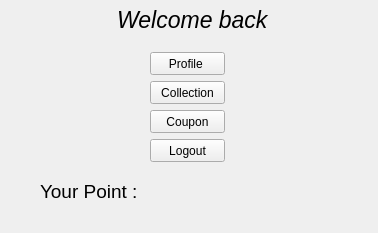
<?xml version="1.0" encoding="UTF-8"?>
<ui version="4.0">
 <class>Costumerprofile</class>
 <widget class="QWidget" name="Costumerprofile">
  <property name="geometry">
   <rect>
    <x>0</x>
    <y>0</y>
    <width>378</width>
    <height>233</height>
   </rect>
  </property>
  <property name="windowTitle">
   <string>Costumerprofile</string>
  </property>
  <property name="styleSheet">
   <string notr="true"/>
  </property>
  <widget class="QWidget" name="verticalLayoutWidget_2">
   <property name="geometry">
    <rect>
     <x>240</x>
     <y>-40</y>
     <width>2</width>
     <height>2</height>
    </rect>
   </property>
   <layout class="QVBoxLayout" name="verticalLayout_2"/>
  </widget>
  <widget class="QPushButton" name="Couponcost">
   <property name="geometry">
    <rect>
     <x>150</x>
     <y>110</y>
     <width>75</width>
     <height>23</height>
    </rect>
   </property>
   <property name="text">
    <string>Coupon</string>
   </property>
  </widget>
  <widget class="QLabel" name="welcomemsg">
   <property name="geometry">
    <rect>
     <x>100</x>
     <y>0</y>
     <width>191</width>
     <height>41</height>
    </rect>
   </property>
   <property name="font">
    <font>
     <family>MS Shell Dlg 2</family>
     <pointsize>17</pointsize>
     <weight>75</weight>
     <bold>true</bold>
    </font>
   </property>
   <property name="text">
    <string>&lt;html&gt;&lt;head/&gt;&lt;body&gt;&lt;p align=&quot;center&quot;&gt;&lt;span style=&quot; font-weight:400; font-style:italic; color:#000000;&quot;&gt;Welcome back &lt;/span&gt;&lt;/p&gt;&lt;/body&gt;&lt;/html&gt;</string>
   </property>
   <property name="textFormat">
    <enum>Qt::AutoText</enum>
   </property>
  </widget>
  <widget class="QLabel" name="label_3">
   <property name="geometry">
    <rect>
     <x>40</x>
     <y>160</y>
     <width>129</width>
     <height>33</height>
    </rect>
   </property>
   <property name="text">
    <string/>
   </property>
  </widget>
  <widget class="QLabel" name="sumpoint">
   <property name="geometry">
    <rect>
     <x>40</x>
     <y>180</y>
     <width>100</width>
     <height>23</height>
    </rect>
   </property>
   <property name="font">
    <font>
     <pointsize>14</pointsize>
    </font>
   </property>
   <property name="text">
    <string>Your Point :</string>
   </property>
  </widget>
  <widget class="QPushButton" name="Logoutcost">
   <property name="geometry">
    <rect>
     <x>150</x>
     <y>139</y>
     <width>75</width>
     <height>23</height>
    </rect>
   </property>
   <property name="text">
    <string>Logout</string>
   </property>
  </widget>
  <widget class="QPushButton" name="profilecost">
   <property name="geometry">
    <rect>
     <x>150</x>
     <y>52</y>
     <width>75</width>
     <height>23</height>
    </rect>
   </property>
   <property name="styleSheet">
    <string notr="true"/>
   </property>
   <property name="text">
    <string>Profile </string>
   </property>
  </widget>
  <widget class="QPushButton" name="collectioncost">
   <property name="geometry">
    <rect>
     <x>150</x>
     <y>81</y>
     <width>75</width>
     <height>23</height>
    </rect>
   </property>
   <property name="text">
    <string>Collection</string>
   </property>
  </widget>
 </widget>
 <resources/>
 <connections/>
</ui>
